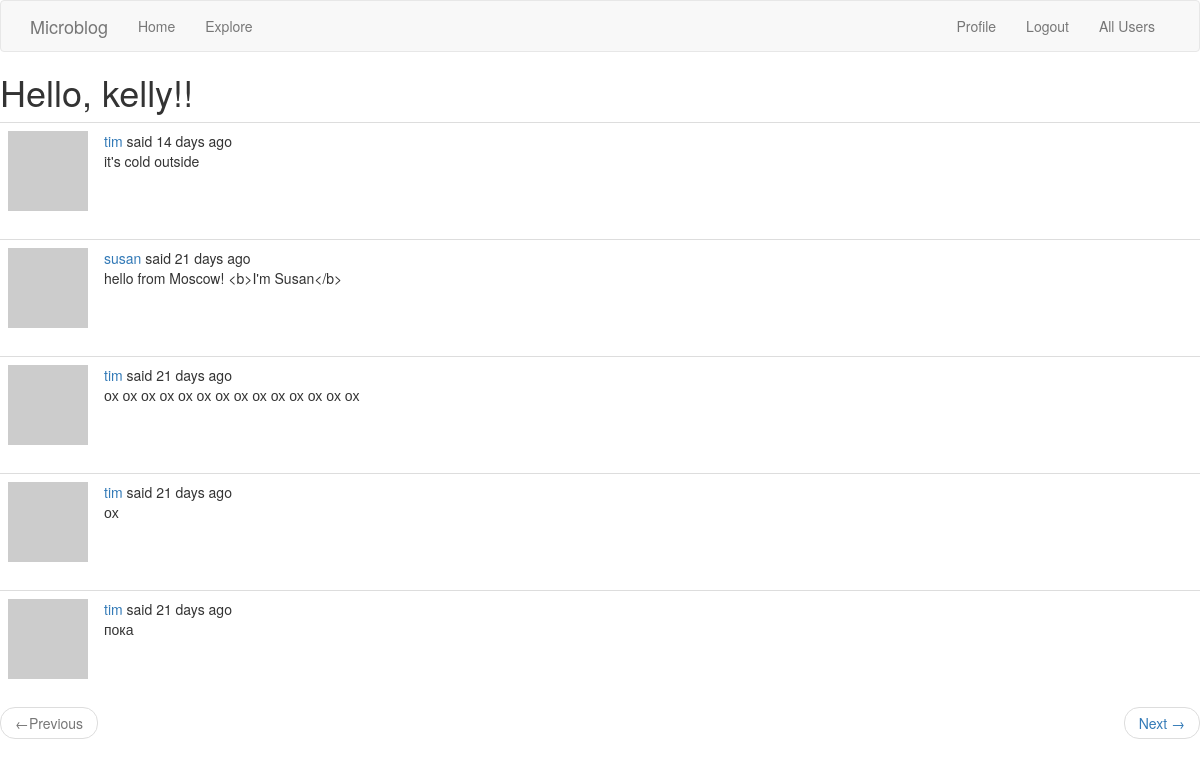
The page /explore (signed in) on the database as committed earlier.
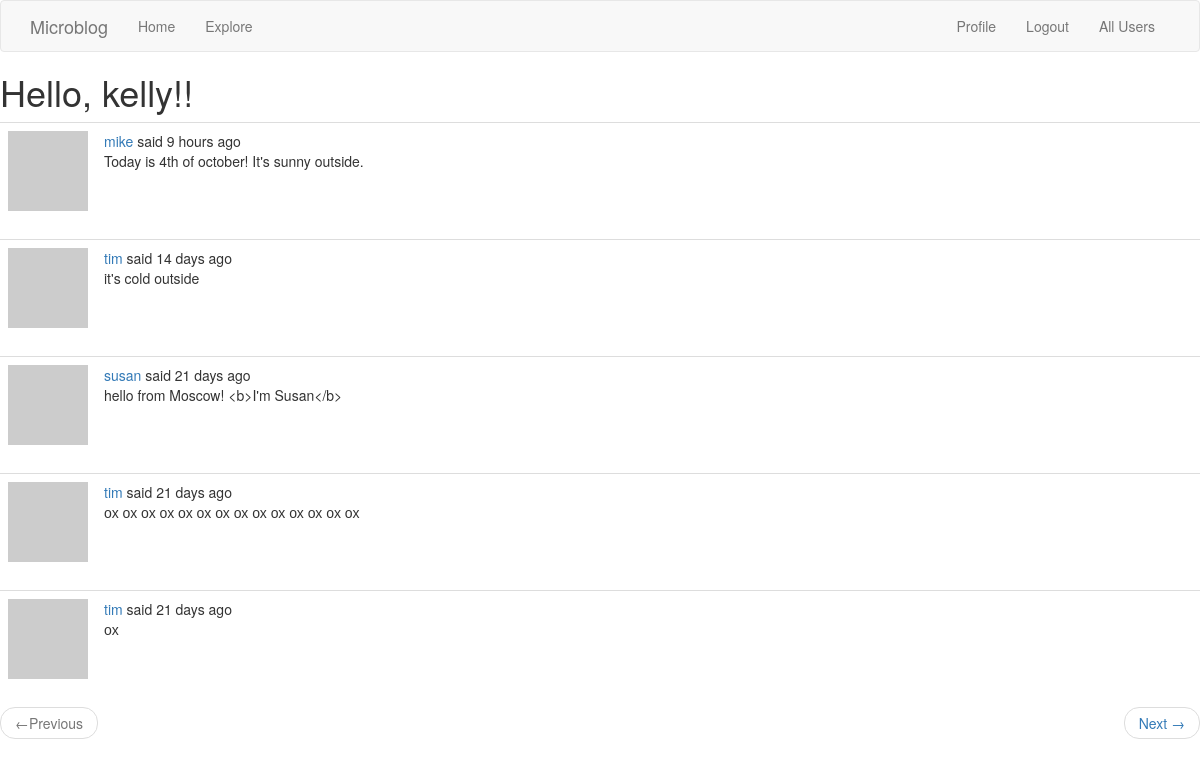
The same page on the database as committed later.
### app/models.py (models this page shows, shortened)
class Post(db.Model):
    id = db.Column(db.Integer, primary_key=True)
    body = db.Column(db.String(140))
    timestamp = db.Column(db.DateTime, index=True, default=datetime.utcnow)
    user_id = db.Column(db.Integer, db.ForeignKey('user.id'))

### app/routes.py (the view)
@appl.route("/explore")
@login_required
def explore():
    page = request.args.get("page", 1, type=int)
    posts = Post.query.order_by(Post.timestamp.desc()).paginate(
        page, appl.config["POSTS_PER_PAGE"], False)
    next_url = url_for("explore", page=posts.next_num) \
        if posts.has_next else None
    prev_url = url_for("explore", page=posts.prev_num) \
        if posts.has_prev else None
    return render_template("index.html", title="Explore", posts=posts.items,
                           next_url=next_url, prev_url=prev_url)

### app/models.py (called while the page is built)
@login.user_loader
def load_user(id):
    return User.query.get(int(id))

    def avatar(self, size):
        digest = md5(self.email.lower().encode("utf-8")).hexdigest()
        return "https://www.gravatar.com/avatar/{}?d=identicon&s={}".format(
            digest, size)

### app/routes.py (called while the page is built)
@appl.before_request
def before_request():
    if current_user.is_authenticated:
        current_user.last_seen = datetime.utcnow()
        db.session.commit()

### app/templates/index.html (shortened to what this page needs)
{% extends "base.html" %}
{% import 'bootstrap/wtf.html' as wtf %}
{% block app_content %}
    <h1>{{ _('Hello, %(username)s!', username=current_user.username) }}!</h1>
    {% for post in posts %}
        {% include "_post.html" %}
    {% endfor %}
<nav aria-label="...">
    <ul class="pager">
        <li class="previous{% if not prev_url %} disabled{% endif %}">
            <a href="{{ prev_url or '#' }}">
                <span aria-hidden="true">&larr;</span>{{ _('Previous') }}
            </a>
        </li>
        <li class="next{% if not next_url %} disabled{% endif %}">
            <a href="{{ next_url or '#' }}">
                {{ _('Next') }} <span aria-hidden="true">&rarr;</span>
            </a>
        </li>
    </ul>
</nav>
{% endblock %}

### app/templates/_post.html (shortened to what this page needs)
<table class="table table-hover">
    <tr>
        <td width="70px">
            <a href="{{ url_for('user', username=post.author.username) }}">
                <img src="{{ post.author.avatar(70) }}">
            </a>
        </td>
        <td>
                {{ _('%(username)s said %(when)s',
                    username=user_link, when=moment(post.timestamp).fromNow()) }}
            <br>
            {{ post.body }}
        </td>
    </tr>
</table>

Rows that differ between the two databases and show on the page:
no longer on this page (row unchanged): Post: body "пока"
added Post: body "Today is 4th of october! It's sunny outside."
